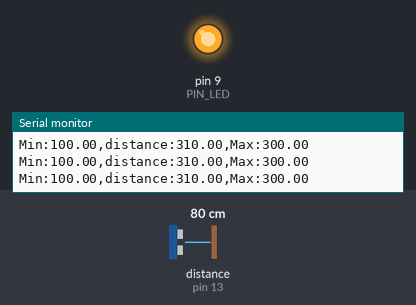
The sketch below on a simulated Arduino Uno, built with avr-gcc and run on an emulated ATmega328P. Parts: output pins drawn as LEDs (lit = HIGH), the last lines printed to the serial monitor. Wiring (inferred from the names in the program): ultrasonic range finder: trigger pin 12; echo pin 13. The test bench sets the inputs (shaded band); at power-on: distance to the obstacle (sensor on pin 13) 80 cm. The echo pulse lasts 58.3 µs per cm; pins used as bus, display or sensor lines are not drawn.

Above: at 1.2 s.
1.3 s: distance to the obstacle (sensor on pin 13) set to 33 cm
2.8 s: distance to the obstacle (sensor on pin 13) set to 29 cm
At 3.6 s:
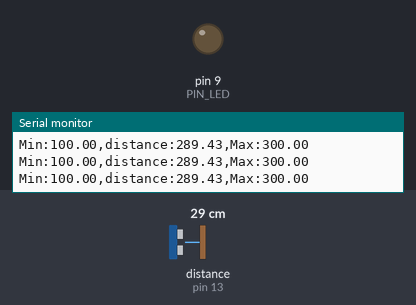
4.3 s: distance to the obstacle (sensor on pin 13) set to 2 cm
At 4.7 s:
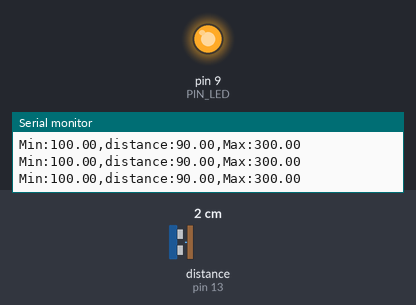
5.8 s: distance to the obstacle (sensor on pin 13) set to 18 cm
At 7.1 s:
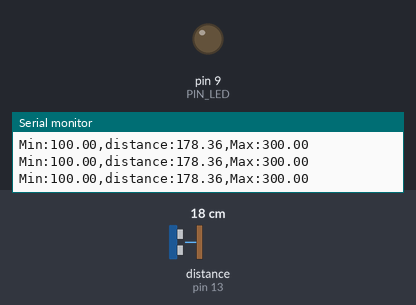
Timing chart, 0 to 8.3 s (numbered marks = the images above; inputs shaded):
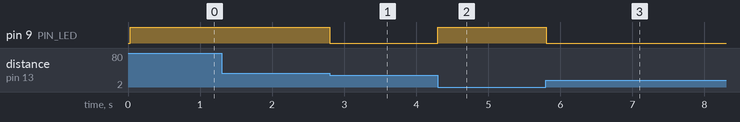

Measured:
- the behaviour switches between 31 and 30 cm on distance to the obstacle (sensor on pin 13) (found by bisection; images 0 and 1)
- after the input at 2.8 s, pin 9 (PIN_LED): HIGH → LOW at once
- after the input at 4.3 s, pin 9 (PIN_LED): LOW → HIGH at once
- after the input at 5.8 s, pin 9 (PIN_LED): HIGH → LOW at once

The sketch:

08_example_2.ino.ino
```cpp
#define PIN_LED  9
#define PIN_TRIG 12
#define PIN_ECHO 13


#define SND_VEL 346.0
#define INTERVAL 25
#define PULSE_DURATION 10
#define _DIST_MIN 100.0
#define _DIST_MAX 300.0

#define TIMEOUT ((INTERVAL / 2) * 1000.0)
#define SCALE (0.001 * 0.5 * SND_VEL)     // 지속 시간을 거리로 변환하는 계수

unsigned long last_sampling_time;   // 단위: msec

// USS에서 거리 값을 읽어오는 함수의 프로토타입 선언
float USS_measure(int TRIG, int ECHO);

void setup() {
  // GPIO 핀 초기화
  pinMode(PIN_LED, OUTPUT);
  pinMode(PIN_TRIG, OUTPUT);  // 초음파 TRIGGER
  pinMode(PIN_ECHO, INPUT);   // 초음파 ECHO
  digitalWrite(PIN_TRIG, LOW);  // 초음파 센서 OFF

  // 시리얼 포트 초기화
  Serial.begin(57600);

  // 마지막 샘플링 시간 초기화
  last_sampling_time = millis();
}

void loop() {
  float distance;

  // 다음 샘플링 시간까지 대기
  // millis()는 프로그램이 시작된 이후의 밀리초를 반환합니다.
  // 50일 후에 오버플로우됩니다.
  if (millis() < (last_sampling_time + INTERVAL))
    return;

  distance = USS_measure(PIN_TRIG, PIN_ECHO); // 거리 읽기

  if ((distance == 0.0) || (distance > _DIST_MAX)) {
      distance = _DIST_MAX + 10.0;    // 높은 값 설정
      digitalWrite(PIN_LED, HIGH);    // LED OFF
  } else if (distance < _DIST_MIN) {
      distance = _DIST_MIN - 10.0;    // 낮은 값 설정
      digitalWrite(PIN_LED, HIGH);    // LED OFF
  } else {    // 원하는 범위 내
      digitalWrite(PIN_LED, LOW);     // LED ON
  }

  // 거리를 시리얼 포트에 출력
  Serial.print("Min:");        Serial.print(_DIST_MIN);
  Serial.print(",distance:");  Serial.print(distance);
  Serial.print(",Max:");       Serial.print(_DIST_MAX);
  Serial.println("");

  // 마지막 샘플링 시간 업데이트
  last_sampling_time += INTERVAL;
}

// USS에서 거리 값을 읽어오는 함수. 반환 값은 밀리미터 단위입니다.
float USS_measure(int TRIG, int ECHO)
{
  digitalWrite(TRIG, HIGH);
  delayMicroseconds(PULSE_DURATION);
  digitalWrite(TRIG, LOW);

  return pulseIn(ECHO, HIGH, TIMEOUT) * SCALE; // 단위: mm

  // 펄스 지속 시간에서 거리 변환 예제 (목표 거리 = 17.3m)
  // - pulseIn(ECHO, HIGH, timeout)은 마이크로초 단위의 왕복 시간을 반환합니다.
  // - 편도 거리 = (pulseIn() / 1,000,000) * SND_VEL / 2 (미터 단위)
  //   mm 단위로 변환하려면 * 1,000이 필요 ==> SCALE = 0.001 * 0.5 * SND_VEL
  //
  // - 예: pulseIn()이 100,000이라면 (= 0.1초, 왕복 거리 34.6m)
  //        = 100,000 마이크로초 * 0.001 (밀리초로 변환) * 0.5 * 346 (음속)
  //        = 17,300 mm  ==> 17.3m
}
```
